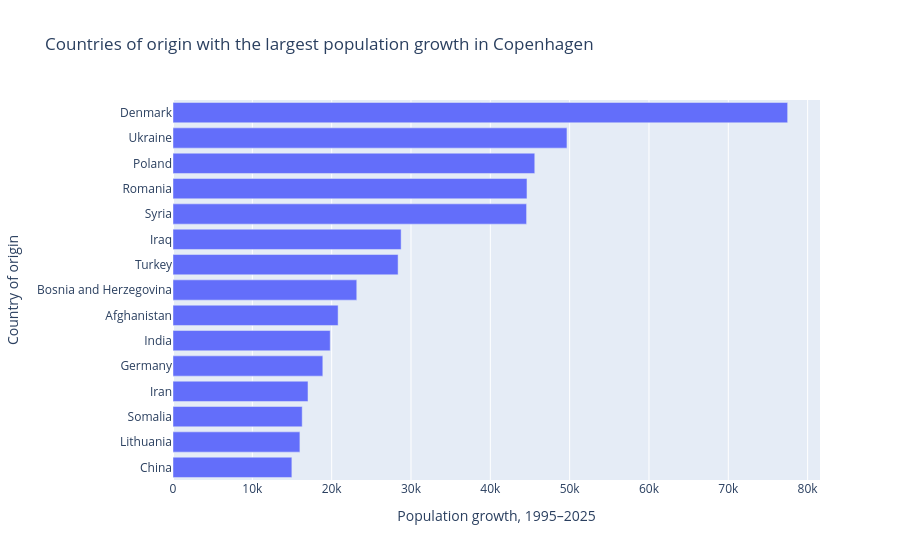

The code cell stored with this chart in its notebook:
### Markdown cell above
This visualization is central to the story because it shows how “international” different Copenhagen districts became over time. Instead of directly using political labels such as “ghetto”, the chart shows measurable demographic differences between districts.

### Code cell
# Visualization 4 — Which origin countries grew the most?

origin_total = (
    origin_df
    .groupby(["country", "year"], as_index=False)["population"]
    .sum()
)

origin_1995 = origin_total[origin_total["year"] == 1995][["country", "population"]]
origin_2025 = origin_total[origin_total["year"] == 2025][["country", "population"]]

growth = origin_2025.merge(
    origin_1995,
    on="country",
    suffixes=("_2025", "_1995")
)

growth["absolute_growth"] = growth["population_2025"] - growth["population_1995"]

top_growth = growth.sort_values("absolute_growth", ascending=False).head(15)

fig = px.bar(
    top_growth,
    x="absolute_growth",
    y="country",
    orientation="h",
    title="Countries of origin with the largest population growth in Copenhagen",
    labels={
        "absolute_growth": "Population growth, 1995–2025",
        "country": "Country of origin"
    }
)

fig.update_layout(yaxis={"categoryorder": "total ascending"})
fig.show()

### Figure 1 — Plotly figure (JSON) as saved in the notebook; plotly's stock layout.template omitted (floating-point values rounded to 4 significant figures)
{"data": [{"hovertemplate": "Population growth, 1995–2025=%{x}<br>Country of origin=%{y}<extra></extra>", "legendgroup": "", "marker": {"color": "#636efa", "pattern": {"shape": ""}}, "name": "", "orientation": "h", "showlegend": false, "textposition": "auto", "type": "bar", "x": [77481, 49661, 45604, 44622, 44571, 28757, 28376, 23166, 20813, 19821, 18886, 17017, 16288, 15997, 14984], "xaxis": "x", "y": ["Denmark", "Ukraine", "Poland", "Romania", "Syria", "Iraq", "Turkey", "Bosnia and Herzegovina", "Afghanistan", "India", "Germany", "Iran", "Somalia", "Lithuania", "China"], "yaxis": "y"}], "layout": {"barmode": "relative", "legend": {"tracegroupgap": 0}, "title": {"text": "Countries of origin with the largest population growth in Copenhagen"}, "xaxis": {"anchor": "y", "domain": [0, 1], "title": {"text": "Population growth, 1995–2025"}}, "yaxis": {"anchor": "x", "categoryorder": "total ascending", "domain": [0, 1], "title": {"text": "Country of origin"}}}}
